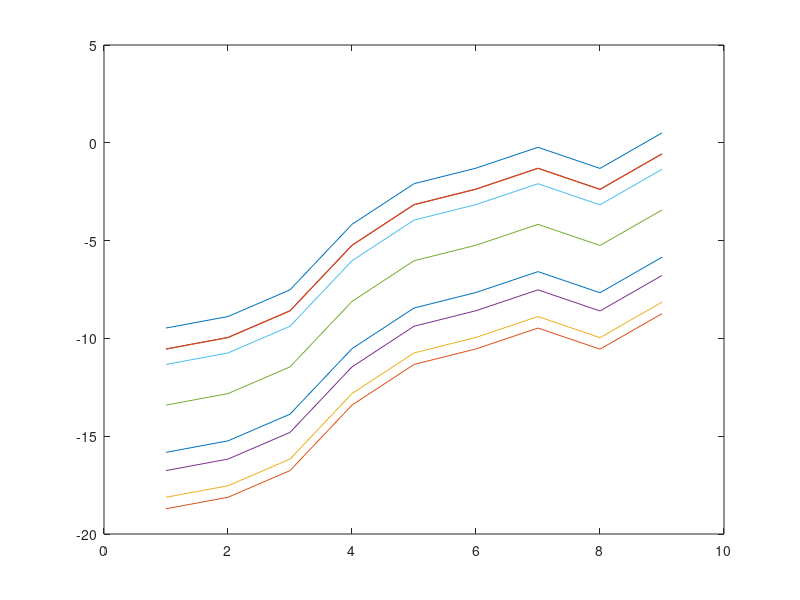
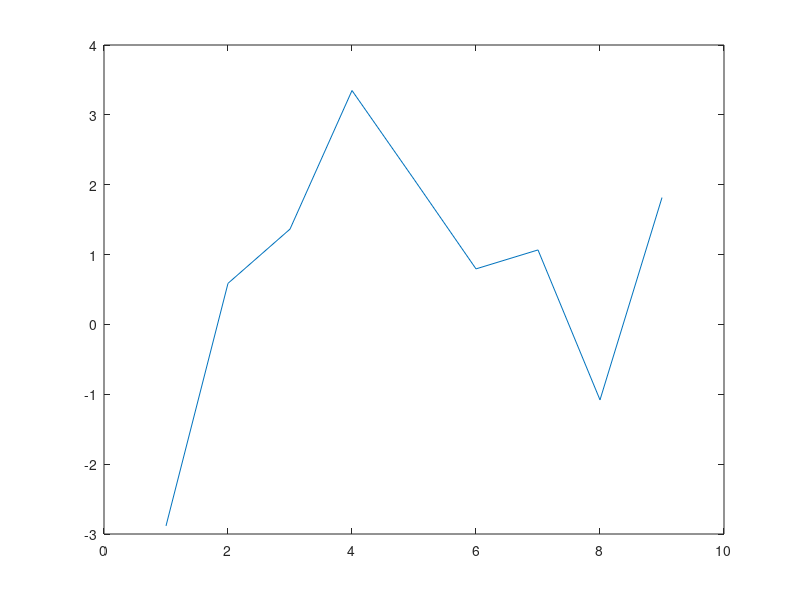

Reproduce these figures in MATLAB, in order.
function ProblemWithDivision()
% shows how studpid Matlab is with divisions. Here the programmer forgot to
% type ./ and typed just /.
St=100*exp(cumsum(1+2*randn(10,1)));
rt=log(St(2:end)/St(1:end-1));
figure(1)
plot(rt)

figure(2)
rt=log(St(2:end)./St(1:end-1));
plot(rt)
